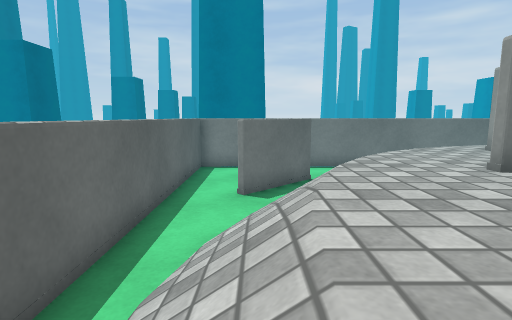
[1] (above)

16 first-person views from a walk through a scene from a Unity 3-D project. The camera is 0.61 m above the floor, tilts 8° down and sees 80° across. The floor is counted in squares, 0.5 m on a side. Each view is taken from the middle of a square. On the plan, view 1 faces up. The plan holds only what a view shows up to about 13 squares ahead; the rest is blank. The place goes on beyond the plan. The player is left out. Surface patterns are stand-ins for the level's own textures.

[2]
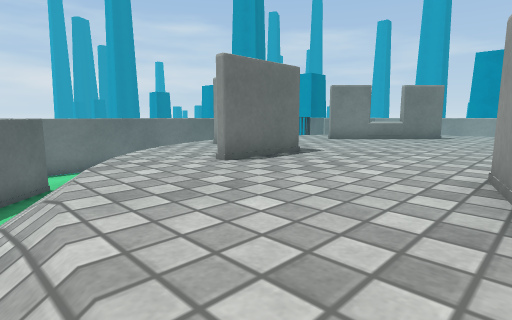

[3]
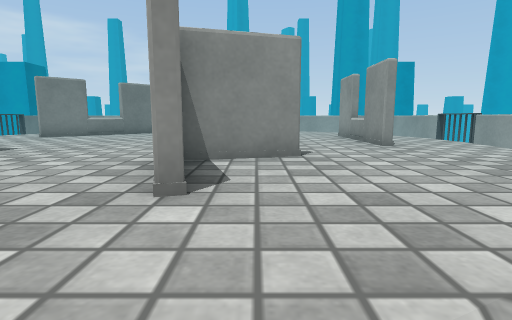

[4]
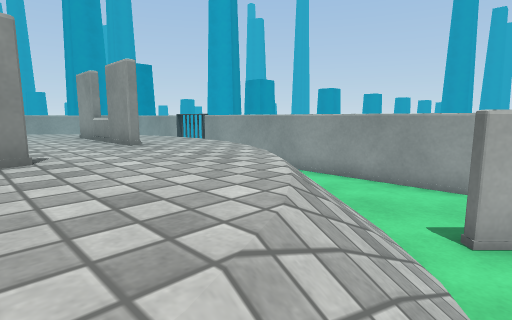

[5]
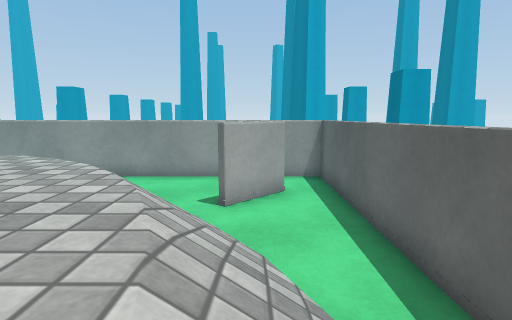

[6]
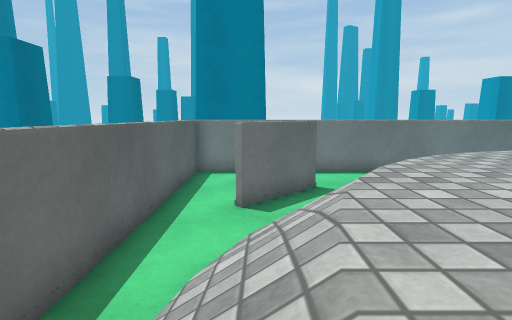

[7]
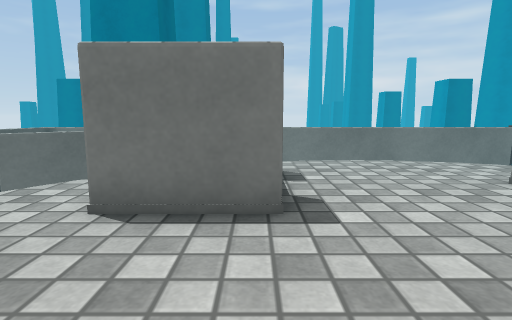

[8]
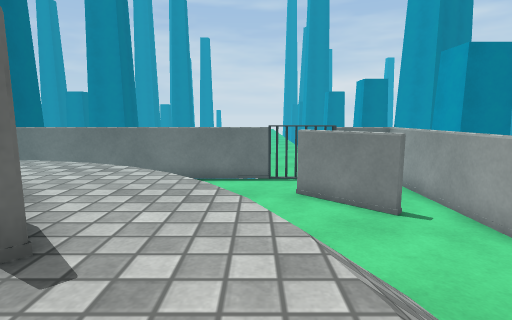

[9]
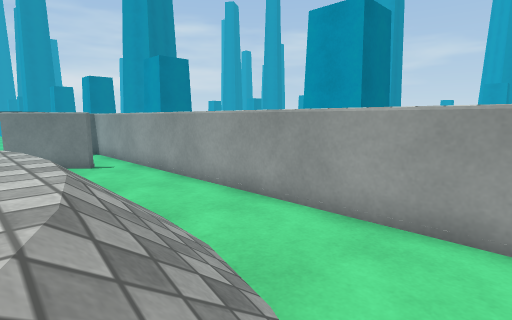

[10]
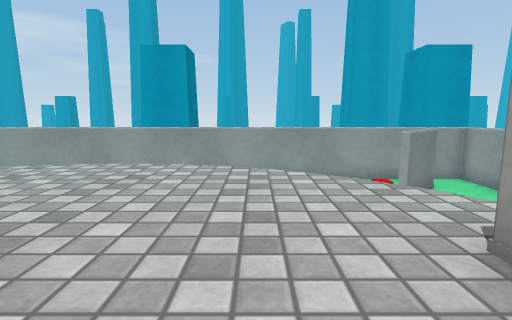

[11]
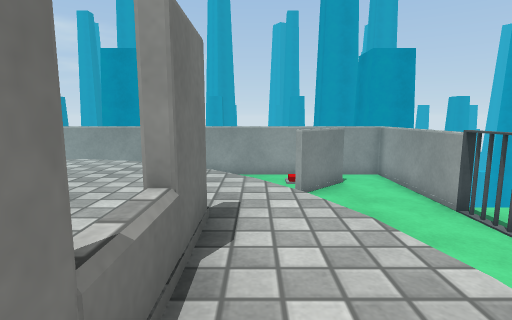

[12]
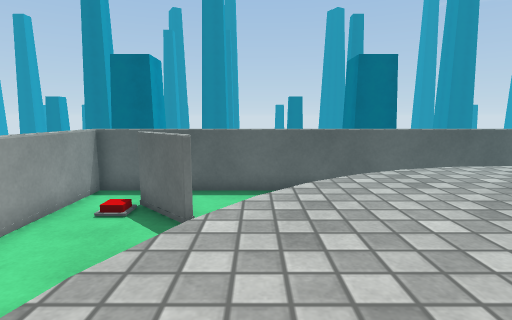

[13]
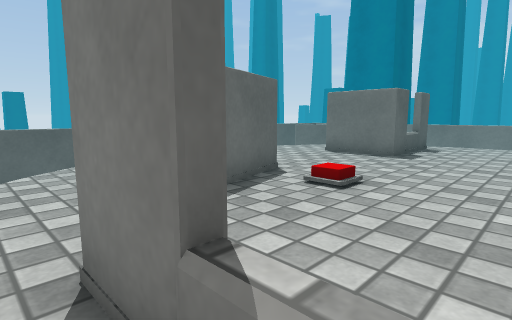

[14]
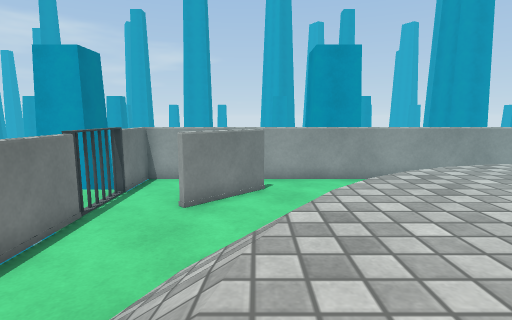

[15]
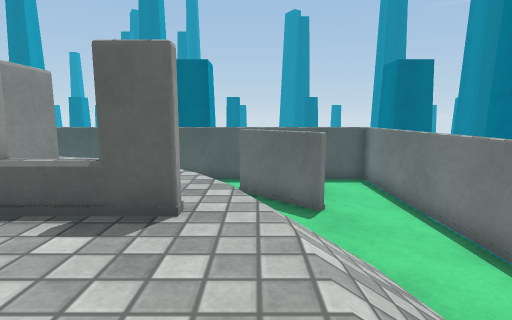

[16]
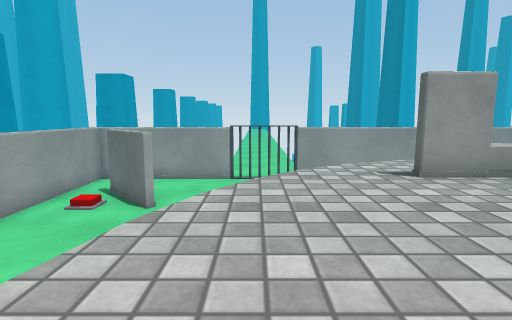

### Floor plan
Key: @ floor where view 1 was taken; # wall or solid block; x gap in a wall; . main floor; : floor 0.05 m higher than the main floor; + floor 0.7 m higher than the main floor; * floor 0.8 m higher than the main floor; / step, stairs or slope; = window, fence, low wall or low ledge.
Columns run from 3 left of view 1 to 22 right of it. Each row starts with its distance up from view 1.
 14  ###################.xx##
 13 #.........      .........#
 12 #.........      .........#
 11 #..///..///    /.....#  .#
 10 #.. ##/////// ////...##..#
  9 #..##/  /++++++// /...#..#
  8 #.../ /++#+++++++/  .....#
  7 #..///+++#++++++++/ /....#
  6 #..///+++#++++##+++/ ....#
  5 #.///++###+++++=#++///...#
  4 #.//++++++++++++#+++//...#
  3 #.//++++++++++++++++/ ...#
  2 #.//++++++++++++++++/ ...#
  1 #. /++++++++++++++++//...#
  0 #. @++###+*+++++++++//...#
 -1 #. /++++##++++++++++//...#
 -2 #.///+++++++++++++++//...#
 -3 #..//++++++++++++++//....#
 -4 #..///+++++####+++// ....#
 -5 #...///++++++++++/   ....#
 -6 #....////+++++++/    ....#
 -7 #..#../  //////     .##:.#
 -8 #..#....         .....#..#
 -9 #../......      .........#
-10 #..........     .........#
-11  ################ .x#####

Where each view was taken, in squares from view 1:
view 1: 0 up, 0 right, facing up
view 2: 0 up, 0 right, facing up-right
view 3: 1 down, 0 right, facing right
view 4: 1 down, 0 right, facing down-right
view 5: 1 up, 0 right, facing down
view 6: 1 up, 0 right, facing up
view 7: 1 up, 6 right, facing up
view 8: 1 up, 16 right, facing up
view 9: 4 down, 16 right, facing up-right
view 10: 2 down, 9 right, facing right
view 11: 5 down, 8 right, facing right
view 12: 5 down, 8 right, facing left
view 13: 5 down, 10 right, facing up-left
view 14: 9 up, 9 right, facing right
view 15: 9 up, 10 right, facing left
view 16: 2 up, 15 right, facing down
